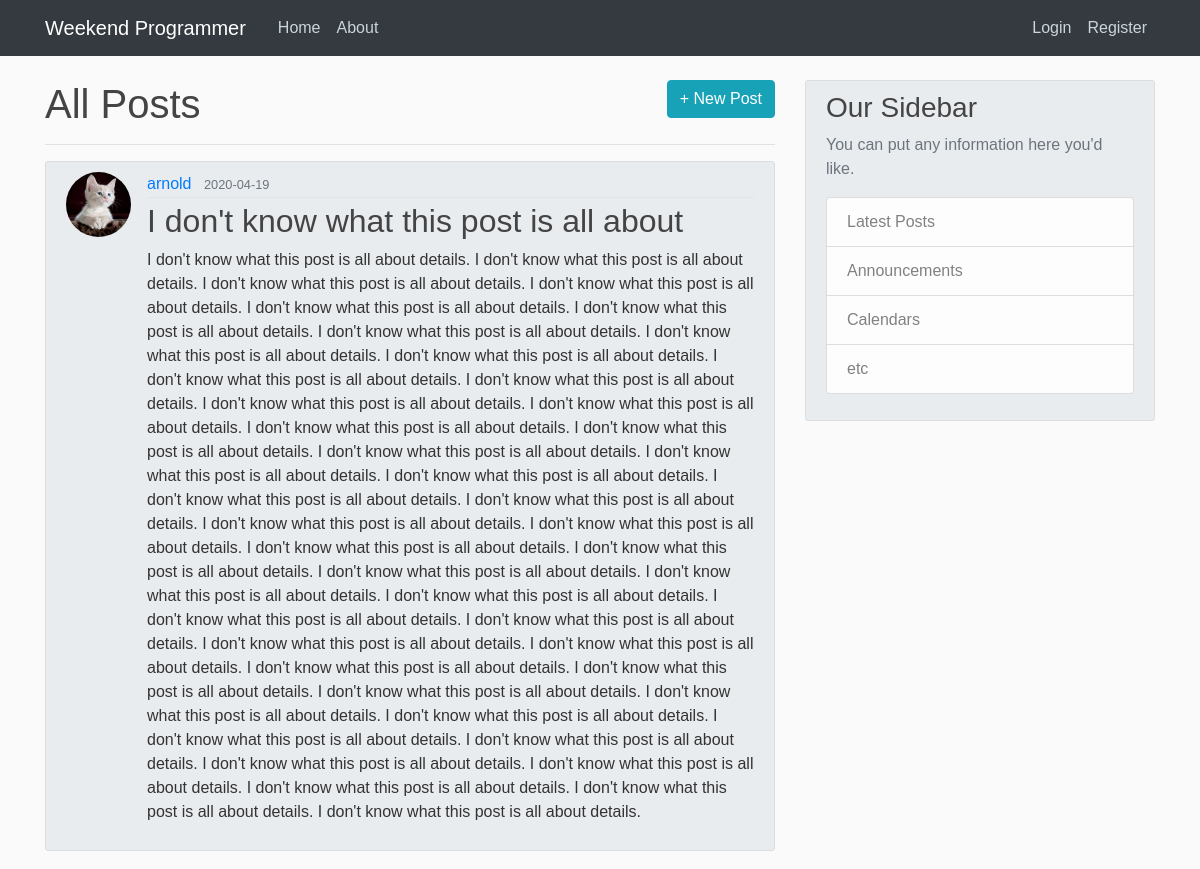
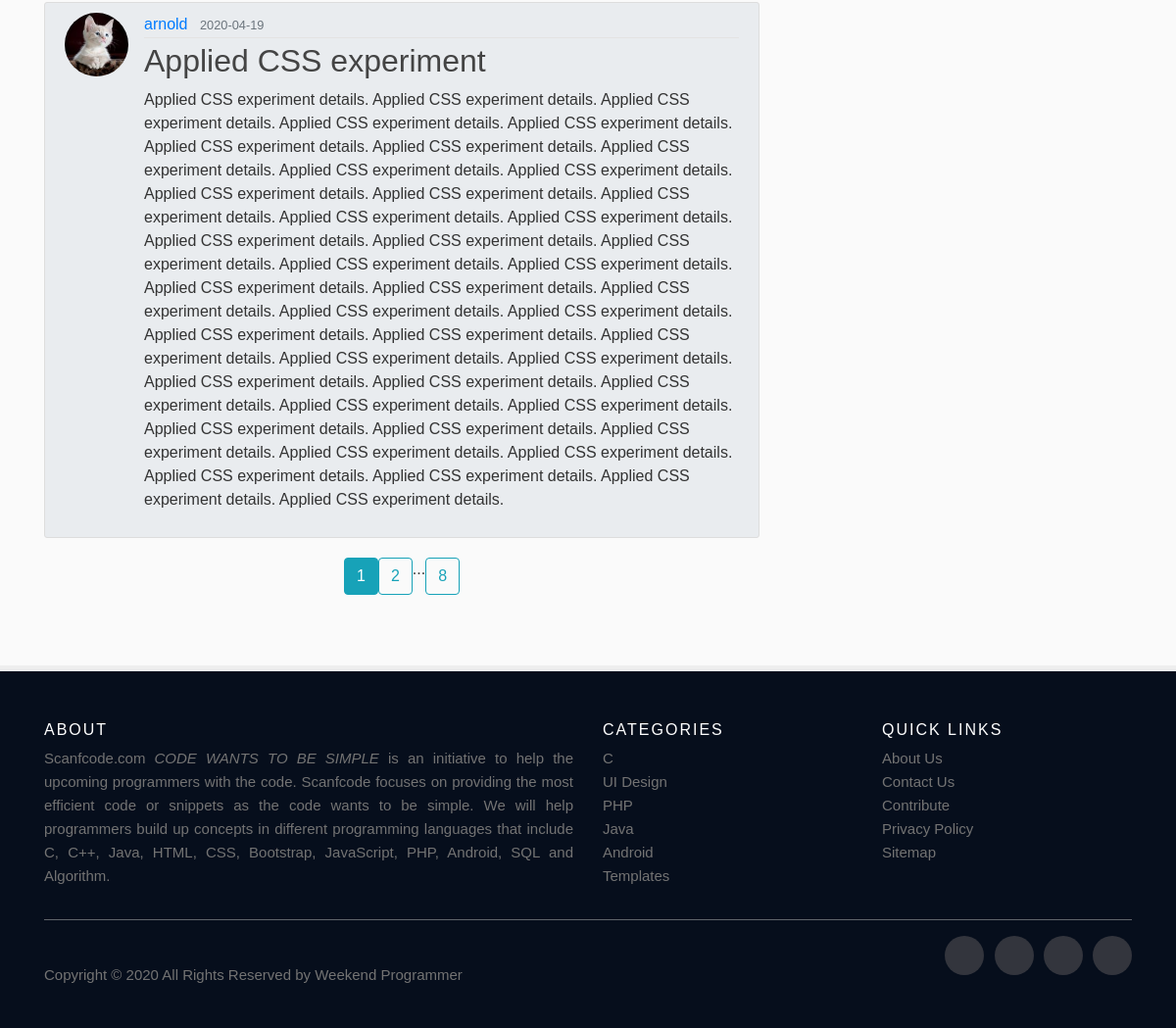
The page /home on the database its author committed (2 pictures, top to bottom).
### flaskblog/models.py (models this page shows, shortened)
class Post(db.Model):
    id = db.Column (db.Integer, primary_key=True)
    title = db.Column(db.String(100), nullable=False)
    date_posted = db.Column(db.DateTime, nullable=False, default=datetime.utcnow)
    content = db.Column(db.Text, nullable=False)
    user_id = db.Column(db.Integer, db.ForeignKey('user.id'), nullable=False)

class User(db.Model, UserMixin):
    id = db.Column (db.Integer, primary_key=True)
    username = db.Column(db.String(20), unique=True, nullable=False)
    email = db.Column(db.String(120), unique=True, nullable=False)
    image_file = db.Column(db.String(20), nullable=False, default='default.jpg')
    password = db.Column(db.String(60), nullable=False)
    posts = db.relationship('Post', backref='author', lazy=True)

### flaskblog/routes.py (the view)
@app.route("/home")
def home():
    page = request.args.get('page', 1, type=int)
    posts = Post.query.order_by(Post.date_posted.desc()).paginate(page=page, per_page=2)
    return render_template('home.html', posts=posts)

### flaskblog/templates/home.html
{% extends "layout.html" %}
{% block content %}
<div>
    <h1 style="display:inline">All Posts</h1>
    <a style="display:inline" class="btn btn-info float-right" href="{{ url_for('new_post') }}">+ New Post</a>
</div>
    <hr>
{% for post in posts.items %}
<article class="media content-section">
    <img class="rounded-circle article-img" src="{{ url_for('static', filename='profile_pics/' + post.author.image_file) }}">
    <div class="media-body">
        <div class="article-metadata">
            <a class="mr-2" href="{{ url_for('user_posts', username=post.author.username) }}">{{ post.author.username }}</a>
            <small class="text-muted">{{ post.date_posted.strftime('%Y-%m-%d') }}</small>
        </div>
        <h2><a class="article-title" href="{{ url_for('post', post_id=post.id) }}">{{ post.title }}</a></h2>
        <p class="article-content">{{ post.content }}</p>
    </div>
</article>
{% endfor %}
<div class="d-flex justify-content-center">
{% for page_num in posts.iter_pages(left_edge=1, right_edge=1, left_current=1, right_current=2) %}
    {% if page_num %}
        {% if posts.page == page_num %}
            <a class="btn btn-info mb-4" href="{{ url_for('home', page=page_num) }}">{{ page_num }}</a>
        {% else %}
            <a class="btn btn-outline-info mb-4" href="{{ url_for('home', page=page_num) }}">{{ page_num }}</a>
        {% endif %}
    {% else %}
        ...
    {% endif %}
{% endfor %}
</div>
{% endblock content %}

### flaskblog/templates/layout.html (shortened to what this page needs)
<!DOCTYPE html>
<html lang="en">
<head>
    <link rel="stylesheet" href="https://stackpath.bootstrapcdn.com/bootstrap/4.4.1/css/bootstrap.min.css">
    <link rel="stylesheet" type="text/css" href="{{ url_for('static', filename='/css/main.css') }}">
</head>
<body>
    <header class="site-header">
        <nav class="navbar navbar-expand-md navbar-dark bg-steel fixed-top">
            <div class="container">
                <a class="navbar-brand mr-4" href="/">Weekend Programmer</a>
                <div class="collapse navbar-collapse" id="navbarToggle">
                    <div class="navbar-nav mr-auto">
                        <a class="nav-item nav-link" href="{{ url_for('home') }}">Home</a>
                        <a class="nav-item nav-link" href="{{ url_for('about') }}">About</a>
                    </div>
                    <div class="navbar-nav">
                        {% if current_user.is_authenticated %}
                            <a class="nav-item nav-link" href="{{ url_for('new_post') }}">New Post</a>
                            <a class="nav-item nav-link" href="{{ url_for('account') }}">Account</a>
                            <a class="nav-item nav-link" href="{{ url_for('logout') }}">Log Out</a>
                        {% else %}
                            <a class="nav-item nav-link" href="{{ url_for('login') }}">Login</a>
                            <a class="nav-item nav-link" href="{{ url_for('register') }}">Register</a>
                        {% endif %}
                    </div>
                </div>
            </div>
        </nav>
    </header>
    <main role="main" class="container">
        <div class="row">
            <div class="col-md-8">
                {% block content %}{% endblock %}
            </div>
            <div class="col-md-4">
                <div class="content-section">
                    <h3>Our Sidebar</h3>
                    <p class='text-muted'>You can put any information here you'd like.
                        <ul class="list-group">
                            <li class="list-group-item list-group-item-light">Latest Posts</li>
                            <li class="list-group-item list-group-item-light">Announcements</li>
                            <li class="list-group-item list-group-item-light">Calendars</li>
                            <li class="list-group-item list-group-item-light">etc</li>
                        </ul>
                    </p>
                </div>
            </div>
        </div>
    </main>
    <br><br>
    {% extends "footer.html" %}

### flaskblog/templates/footer.html (shortened to what this page needs)
<footer class="site-footer">
    <div class="container">
        <div class="row">
            <div class="col-sm-12 col-md-6">
                <h6>About</h6>
                <p class="text-justify">Scanfcode.com <i>CODE WANTS TO BE SIMPLE </i> is an initiative to help the
                    upcoming programmers with the code. Scanfcode focuses on providing the most efficient code or
                    snippets as the code wants to be simple. We will help programmers build up concepts in different
                    programming languages that include C, C++, Java, HTML, CSS, Bootstrap, JavaScript, PHP, Android, SQL
                    and Algorithm.</p>
            </div>
            <div class="col-xs-6 col-md-3">
                <h6>Categories</h6>
                <ul class="footer-links">
                    <li><a href="http://scanfcode.com/category/c-language/">C</a></li>
                    <li><a href="http://scanfcode.com/category/front-end-development/">UI Design</a></li>
                    <li><a href="http://scanfcode.com/category/back-end-development/">PHP</a></li>
                    <li><a href="http://scanfcode.com/category/java-programming-language/">Java</a></li>
                    <li><a href="http://scanfcode.com/category/android/">Android</a></li>
                    <li><a href="http://scanfcode.com/category/templates/">Templates</a></li>
                </ul>
            </div>
            <div class="col-xs-6 col-md-3">
                <h6>Quick Links</h6>
                <ul class="footer-links">
                    <li><a href="http://scanfcode.com/about/">About Us</a></li>
                    <li><a href="http://scanfcode.com/contact/">Contact Us</a></li>
                    <li><a href="http://scanfcode.com/contribute-at-scanfcode/">Contribute</a></li>
                    <li><a href="http://scanfcode.com/privacy-policy/">Privacy Policy</a></li>
                    <li><a href="http://scanfcode.com/sitemap/">Sitemap</a></li>
                </ul>
            </div>
        </div>
        <hr>
    </div>
    <div class="container">
        <div class="row">
            <div class="col-md-8 col-sm-6 col-xs-12">
                <p class="copyright-text">Copyright &copy; 2020 All Rights Reserved by
                    <a href="#">Weekend Programmer</a>
                </p>
            </div>
            <div class="col-md-4 col-sm-6 col-xs-12">
                <ul class="social-icons">
                    <li><a class="facebook" href="#"></a></li>
                    <li><a class="twitter" href="#"></a></li>
                    <li><a class="dribbble" href="#"></a></li>
                    <li><a class="linkedin" href="#"></a></li>
                </ul>
            </div>
        </div>
    </div>
</footer>

### flaskblog/static/css/main.css (style rules this page uses)
body { background: #fafafa; padding-bottom: 0px; color: #333333; margin-top: 5rem; font-family: Arial, Helvetica; min-height: 100vh; display: flex; flex-direction: column; }
h1, h2, h3, h4, h5, h6 { color: #444444; }
.bg-steel { background-color: #343a40; }
.site-header .navbar-nav .nav-link { color: #cbd5db; }
.content-section { background: #e9ecef; padding: 10px 20px; border: 1px solid #dddddd; border-radius: 3px; margin-bottom: 20px; }
.article-title { color: #444444; }
.article-content { white-space: pre-line; }
.article-img { height: 65px; width: 65px; margin-right: 16px; }
.article-metadata { padding-bottom: 1px; margin-bottom: 4px; border-bottom: 1px solid #e3e3e3 }
.site-footer { flex: 1; width: 100%; background-color:#060e1c; padding:45px 0 20px; font-size:15px; line-height:24px; color:#737373; border-top: solid 6px #eee; }
.site-footer hr { border-top-color:#bbb; opacity:0.5 }
.site-footer h6 { color:#fff; font-size:16px; text-transform:uppercase; margin-top:5px; letter-spacing:2px }
.site-footer a { color:#737373; }
.footer-links { padding-left:0; list-style:none }
.footer-links li { display:block }
.footer-links a { color:#737373 }
.site-footer .social-icons { text-align:right }
.site-footer .social-icons a { width:40px; height:40px; line-height:40px; margin-left:6px; margin-right:0; border-radius:100%; background-color:#33353d }
.copyright-text { margin:0; padding: 28px 0 22px; background-color: #060e1c;; width: 100%; }
.social-icons { padding-left:0; margin-bottom:0; list-style:none }
.social-icons li { display:inline-block; margin-bottom:4px }
.social-icons a { background-color:#eceeef; color:#818a91; font-size:16px; display:inline-block; line-height:44px; width:44px; height:44px; text-align:center; margin-right:8px; border-radius:100%; -webkit-transition:all .2s linear; -o-transition:all .2s linear; transition:all .2s linear }

### rows shown on the page
Post: image_file (picture), author.username "arnold", date_posted "2020-04-19", title "I don't know what this post is all about", content "I don't know what this post is all about details. I don't know what this post is all about details. I don't know what this post is all about details. I don't know what this post is all about details. I don't know what this post is all about details. I don't know what this post is all about details. I don't know what this post is all about details. I don't know what this post is all about details. I don't know what this post is all about details. I don't know what this post is all about details. I don't know what this post is all about details. I don't know what this post is all about details. I don't know what this post is all about details. I don't know what this post is all about details.…"
Post: image_file (picture), author.username "arnold", date_posted "2020-04-19", title "Applied CSS experiment", content "Applied CSS experiment details. Applied CSS experiment details. Applied CSS experiment details. Applied CSS experiment details. Applied CSS experiment details. Applied CSS experiment details. Applied CSS experiment details. Applied CSS experiment details. Applied CSS experiment details. Applied CSS experiment details. Applied CSS experiment details. Applied CSS experiment details. Applied CSS experiment details. Applied CSS experiment details. Applied CSS experiment details. Applied CSS experiment details. Applied CSS experiment details. Applied CSS experiment details. Applied CSS experiment details. Applied CSS experiment details. Applied CSS experiment details. Applied CSS experiment…"

### other values the page prints
{{ page_num }} "1"
{{ page_num }} "2" "8"
